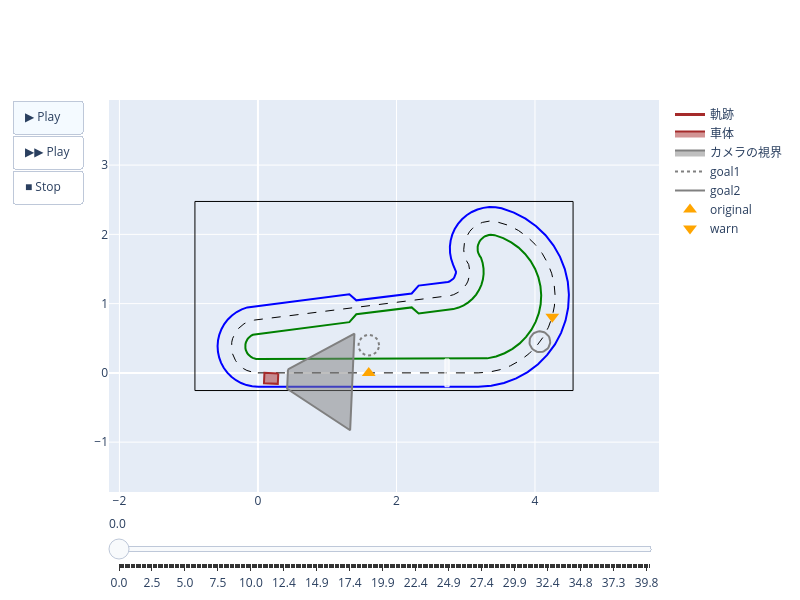

This figure's notebook cell:
### Code cell
class Mission7(Mission7Base):
    @staticmethod
    def command_func(alive, *, move, rotate, wait, search, auto, **kwargs):
        # ヒントとして、「searchして標識が見つからなかったらコースに沿って進む」を繰り返すという処理を記載済み
        # 「標識(original)が見つかった場合」と「original以外の標識が見つかった場合」のプログラムを書こう

        while alive():
            pos = search()
            if pos is None:
                auto(v=0.2)
            elif pos.name == "original":
                # ####### ここから下に「標識(original)が見つかった場合」のプログラムを書こう
                auto(v=0.2)
                # ####### ここより上にプログラムを書こう
            else:
                # ####### ここから下に「original以外の標識が見つかった場合」のプログラムを書こう
                auto(v=0.2)
                # ####### ここより上にプログラムを書こう
        # ####### プログラムを書いた後にセルを実行し結果を確認しよう


sim = CarSim(prop, Mission7())
sim.run()
SimDrawer(sim).show()
